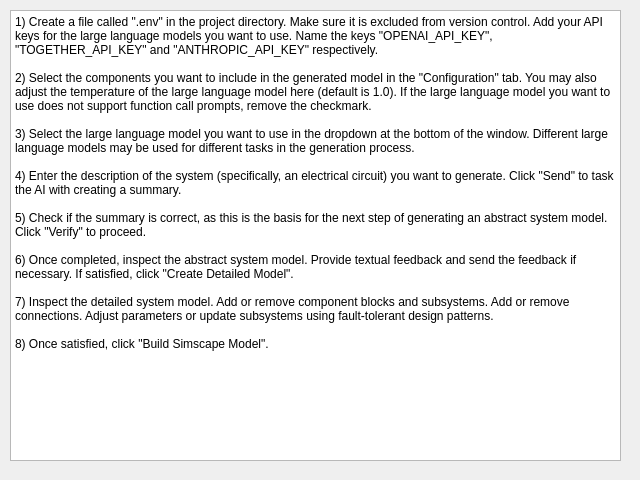
<?xml version="1.0" encoding="UTF-8"?>
<ui version="4.0">
 <class>HelpDialog</class>
 <widget class="QDialog" name="HelpDialog">
  <property name="geometry">
   <rect>
    <x>0</x>
    <y>0</y>
    <width>640</width>
    <height>480</height>
   </rect>
  </property>
  <property name="windowTitle">
   <string>AISiMoGen - How-To instructions</string>
  </property>
  <widget class="QPlainTextEdit" name="plainTextEdit">
   <property name="geometry">
    <rect>
     <x>10</x>
     <y>10</y>
     <width>611</width>
     <height>451</height>
    </rect>
   </property>
   <property name="readOnly">
    <bool>true</bool>
   </property>
   <property name="plainText">
    <string>1) Create a file called &quot;.env&quot; in the project directory. Make sure it is excluded from version control. Add your API keys for the large language models you want to use. Name the keys &quot;OPENAI_API_KEY&quot;, &quot;TOGETHER_API_KEY&quot; and &quot;ANTHROPIC_API_KEY&quot; respectively.

2) Select the components you want to include in the generated model in the &quot;Configuration&quot; tab. You may also adjust the temperature of the large language model here (default is 1.0). If the large language model you want to use does not support function call prompts, remove the checkmark.

3) Select the large language model you want to use in the dropdown at the bottom of the window. Different large language models may be used for different tasks in the generation process.

4) Enter the description of the system (specifically, an electrical circuit) you want to generate. Click &quot;Send&quot; to task the AI with creating a summary.

5) Check if the summary is correct, as this is the basis for the next step of generating an abstract system model. Click &quot;Verify&quot; to proceed.

6) Once completed, inspect the abstract system model. Provide textual feedback and send the feedback if necessary. If satisfied, click &quot;Create Detailed Model&quot;.

7) Inspect the detailed system model. Add or remove component blocks and subsystems. Add or remove connections. Adjust parameters or update subsystems using fault-tolerant design patterns.

8) Once satisfied, click &quot;Build Simscape Model&quot;. </string>
   </property>
  </widget>
 </widget>
 <resources/>
 <connections/>
</ui>
